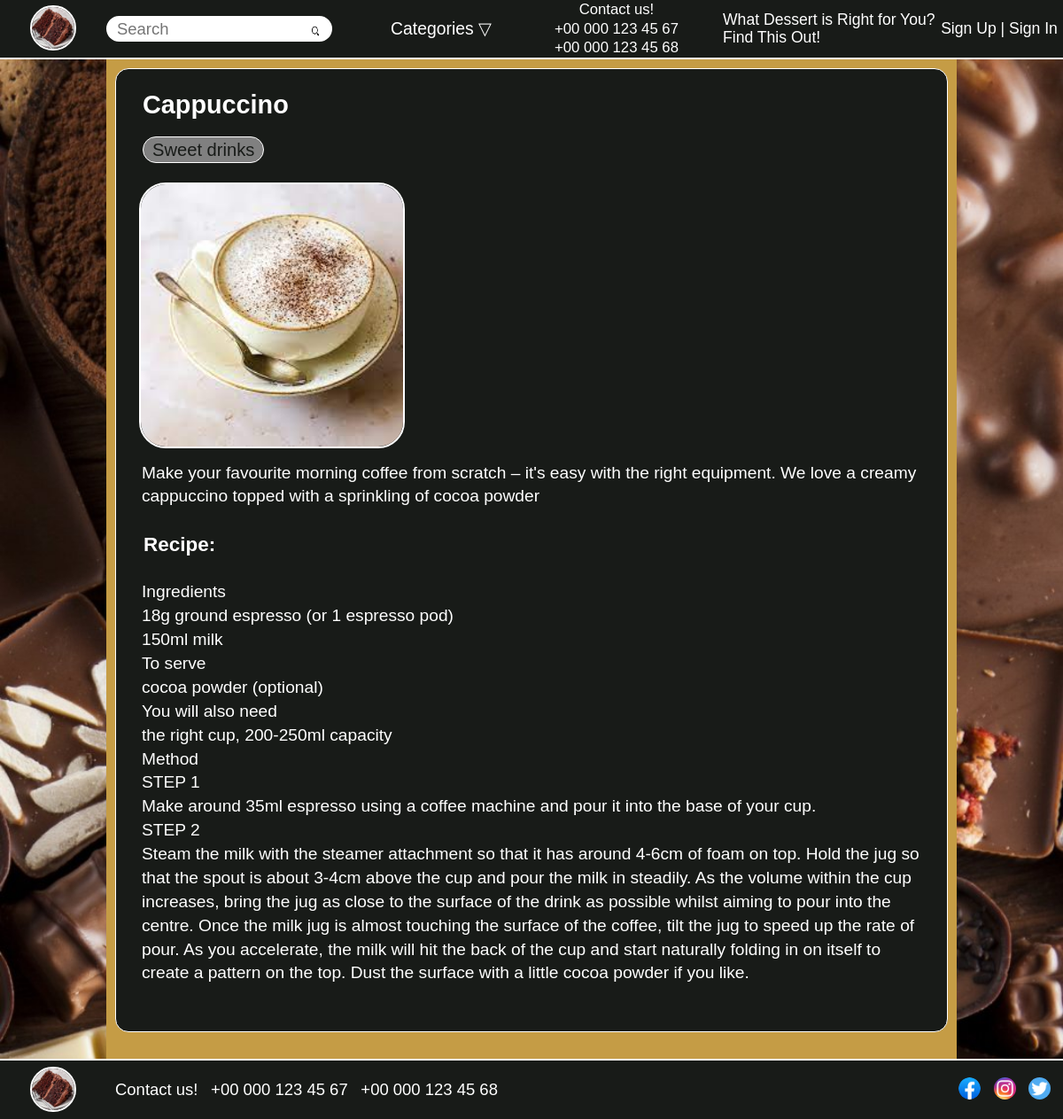
/recipe/cappuccino/, run on the app's committed database.
### recipes/models.py (models this page shows, shortened)
class Recipes(models.Model):
    title = models.CharField(max_length=255)
    slug = models.SlugField(max_length=255, unique=True, db_index=True)
    description = models.TextField()
    recipe = models.TextField()
    photo = models.ImageField(upload_to='photos/%Y/%m/%d/')
    time_create = models.TimeField(auto_now_add=True)
    time_update = models.TimeField(auto_now=True)
    is_published = models.BooleanField(default=True)
    cat = models.ManyToManyField(Category,)
    class Meta:
        verbose_name = 'Recipes'
        verbose_name_plural = 'Recipes'
        ordering = ['title', 'time_create']

class Category(models.Model):
    name = models.CharField(max_length=255)
    slug = models.SlugField(max_length=255, unique=True, db_index=True)
    def get_absolute_url(self):
        return reverse('show_category', kwargs={'cat_slug': self.slug})
    class Meta:
        verbose_name = 'Category'
        verbose_name_plural = 'Categories'
        ordering = ['id', 'name']

### recipes/views.py (the view)
# urls.py: path('recipe/<slug:rec_slug>/', ShowRecipe.as_view(), name='show_recipe'),
class ShowRecipe(DataMixin, DetailView):
    model = Recipes
    template_name = 'recipes/recipe.html'
    context_object_name = 'recipe'
    slug_url_kwarg = 'rec_slug'
    def get_context_data(self, *, object_list=None, **kwargs):
        context = super().get_context_data(**kwargs)
        c_def = self.get_user_context()
        return dict(list(c_def.items()) + list(context.items()))

### recipes/templatetags/tags.py (called while the page is built)
@register.simple_tag()
def category():
    return Category.objects.all()

### recipes/utils.py (called while the page is built)
    def get_user_context(self, **kwargs):
        context = kwargs
        context['menu'] = menu
        return context

### recipes/templates/recipes/recipe.html
{% extends 'recipes/base.html' %}
{% block content %}
<div class="recipe-container">
  <h2 class="recipe-title">
    {{ recipe.title }}
  </h2>
  {% for category in recipe.cat.all %}
  <div class="recipe-categories">
    <a href="{{ category.get_absolute_url }}">{{ category.name }}</a>
  </div>
  {% endfor %}
    <div class="recipe-image">
      {% if recipe.photo %}
      <img src="{{ recipe.photo.url }}" height="300">
      {% endif %}
    </div>
    <div class="recipe-text">
      <div>{{ recipe.description|linebreaks }}</div>
      <h3>Recipe:</h3>
      <p>{{ recipe.recipe|linebreaks }}</p>
    </div>
</div>
{% endblock %}

### recipes/static/recipes/css/index.css (style rules this page uses)
*, *::before, *::after { padding: 0; margin: 0; border: 0; box-sizing: border-box; }
.paginator ul, a { color: rgb(24, 27, 24); text-decoration: none; list-style: none; }
.recipe-container { padding: 10px 15px 25px 20px; background-color: rgb(24, 27, 24); min-width: 100%; min-height: 100%; border: 1px solid #fff; border-radius: 15px; cursor: default; font-size: 115%; line-height: 1.4; }
.recipe-categories { background-color: grey; border-radius: 20px; border: 1px solid #fff; padding: 0px 10px 28px 10px; margin: 5px 5px 10px 10px; overflow: hidden; max-width: fit-content; max-height: 15px; font-size: 120%; float: left; }
.recipe-title { margin: 10px; }
.recipe-image { max-width: 300px; max-height: 300px; clear: both; }
.recipe-image img { max-width: 300px; max-height: 300px; border: 1px solid #fff; border-radius: 10%; margin: 4% 2%; }
.recipe-text { margin: 3% 1%; }
.recipe-text h3 { margin: 1% 0; padding: 1rem 2px; }
@media (max-width: 1600px) { .recipe-container { font-size: 120%; } }
@media (max-width: 1600px) { .recipe-categories { font-size: 115%; } }
@media (max-width: 1350px) { .recipe-categories { font-size: 105%; } }
@media (max-width: 1300px) { .recipe-image img { border: 2px solid #FFF; } }

### data on the page
Recipes: title "Cappuccino", photo (picture), description "Make your favourite morning coffee from scratch – it's easy with the right equipment. We love a creamy cappuccino topped with a sprinkling of cocoa powder", recipe "Ingredients 18g ground espresso (or 1 espresso pod) 150ml milk To serve cocoa powder (optional) You will also need the right cup, 200-250ml capacity Method STEP 1 Make around 35ml espresso using a coffee machine and pour it into the base of your cup. STEP 2 Steam the milk with the steamer attachment so that it has around 4-6cm of foam on top. Hold the jug so that the spout is about 3-4cm above the cup and pour the milk in steadily. As the volume within the cup increases, bring the jug as close to the surface of the drink as possible whilst aiming to pour into the centre. Once the milk jug is almost touching the surface of the coffee, tilt the jug to speed up the rate of pour. As you…"
Category: name "Sweet drinks"
